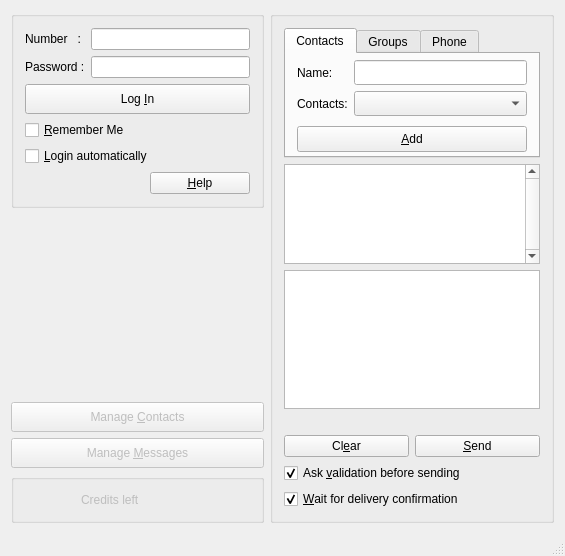
<?xml version="1.0" encoding="UTF-8"?>
<ui version="4.0">
 <author>Amine say</author>
 <class>smshttpClass</class>
 <widget class="QMainWindow" name="smshttpClass">
  <property name="geometry">
   <rect>
    <x>0</x>
    <y>0</y>
    <width>565</width>
    <height>556</height>
   </rect>
  </property>
  <property name="sizePolicy">
   <sizepolicy hsizetype="Preferred" vsizetype="Expanding">
    <horstretch>0</horstretch>
    <verstretch>0</verstretch>
   </sizepolicy>
  </property>
  <property name="windowTitle">
   <string>smshttp</string>
  </property>
  <property name="windowIcon">
   <iconset resource="resources/resources.qrc">
    <normaloff>:/icons/icon32.ico</normaloff>:/icons/icon32.ico</iconset>
  </property>
  <widget class="QWidget" name="centralWidget">
   <layout class="QGridLayout" name="gridLayout">
    <item row="0" column="0">
     <widget class="QGroupBox" name="logBox">
      <property name="sizePolicy">
       <sizepolicy hsizetype="Expanding" vsizetype="Preferred">
        <horstretch>0</horstretch>
        <verstretch>0</verstretch>
       </sizepolicy>
      </property>
      <property name="minimumSize">
       <size>
        <width>0</width>
        <height>0</height>
       </size>
      </property>
      <property name="maximumSize">
       <size>
        <width>300</width>
        <height>16777215</height>
       </size>
      </property>
      <property name="title">
       <string/>
      </property>
      <layout class="QVBoxLayout" name="verticalLayout">
       <item>
        <layout class="QFormLayout" name="formLayout_2">
         <item row="0" column="0">
          <widget class="QLabel" name="label">
           <property name="text">
            <string>Number   :</string>
           </property>
           <property name="buddy">
            <cstring>userPhone</cstring>
           </property>
          </widget>
         </item>
         <item row="0" column="1">
          <widget class="QLineEdit" name="userPhone">
           <property name="toolTip">
            <string>Your smshttp login</string>
           </property>
          </widget>
         </item>
         <item row="1" column="0">
          <widget class="QLabel" name="label_2">
           <property name="text">
            <string>Password :</string>
           </property>
           <property name="buddy">
            <cstring>userPass</cstring>
           </property>
          </widget>
         </item>
         <item row="1" column="1">
          <widget class="QLineEdit" name="userPass">
           <property name="toolTip">
            <string>Your Smshttp password</string>
           </property>
           <property name="echoMode">
            <enum>QLineEdit::Password</enum>
           </property>
          </widget>
         </item>
        </layout>
       </item>
       <item>
        <widget class="QPushButton" name="pb_logIn">
         <property name="minimumSize">
          <size>
           <width>0</width>
           <height>30</height>
          </size>
         </property>
         <property name="text">
          <string>Log &amp;In</string>
         </property>
         <property name="icon">
          <iconset resource="resources/resources.qrc">
           <normaloff>:/icons/dialog-ok-apply.png</normaloff>:/icons/dialog-ok-apply.png</iconset>
         </property>
        </widget>
       </item>
       <item>
        <widget class="QCheckBox" name="cb_rememberMe">
         <property name="text">
          <string>&amp;Remember Me</string>
         </property>
        </widget>
       </item>
       <item>
        <widget class="QCheckBox" name="cb_autoLogin">
         <property name="text">
          <string>&amp;Login automatically</string>
         </property>
        </widget>
       </item>
       <item>
        <layout class="QHBoxLayout" name="horizontalLayout_2">
         <item>
          <spacer name="horizontalSpacer">
           <property name="orientation">
            <enum>Qt::Horizontal</enum>
           </property>
           <property name="sizeHint" stdset="0">
            <size>
             <width>40</width>
             <height>20</height>
            </size>
           </property>
          </spacer>
         </item>
         <item>
          <widget class="QPushButton" name="pb_help">
           <property name="minimumSize">
            <size>
             <width>100</width>
             <height>0</height>
            </size>
           </property>
           <property name="text">
            <string>&amp;Help</string>
           </property>
           <property name="icon">
            <iconset resource="resources/resources.qrc">
             <normaloff>:/icons/help-about.png</normaloff>:/icons/help-about.png</iconset>
           </property>
          </widget>
         </item>
        </layout>
       </item>
      </layout>
     </widget>
    </item>
    <item row="0" column="1" rowspan="6">
     <widget class="QGroupBox" name="smsBox">
      <property name="enabled">
       <bool>true</bool>
      </property>
      <property name="sizePolicy">
       <sizepolicy hsizetype="Expanding" vsizetype="Expanding">
        <horstretch>0</horstretch>
        <verstretch>0</verstretch>
       </sizepolicy>
      </property>
      <property name="minimumSize">
       <size>
        <width>0</width>
        <height>0</height>
       </size>
      </property>
      <property name="title">
       <string/>
      </property>
      <layout class="QVBoxLayout" name="verticalLayout_3">
       <item>
        <widget class="QTabWidget" name="tw_contactsGroups">
         <property name="enabled">
          <bool>true</bool>
         </property>
         <property name="sizePolicy">
          <sizepolicy hsizetype="Expanding" vsizetype="Expanding">
           <horstretch>0</horstretch>
           <verstretch>0</verstretch>
          </sizepolicy>
         </property>
         <property name="minimumSize">
          <size>
           <width>0</width>
           <height>130</height>
          </size>
         </property>
         <property name="maximumSize">
          <size>
           <width>16777215</width>
           <height>135</height>
          </size>
         </property>
         <property name="currentIndex">
          <number>0</number>
         </property>
         <widget class="QWidget" name="tab_contacts">
          <attribute name="title">
           <string>Contacts</string>
          </attribute>
          <layout class="QGridLayout" name="gridLayout_6">
           <property name="topMargin">
            <number>6</number>
           </property>
           <property name="bottomMargin">
            <number>4</number>
           </property>
           <item row="0" column="0" rowspan="3">
            <layout class="QGridLayout" name="gridLayout_5">
             <property name="topMargin">
              <number>0</number>
             </property>
             <item row="0" column="0">
              <widget class="QLabel" name="label_4">
               <property name="sizePolicy">
                <sizepolicy hsizetype="Fixed" vsizetype="Preferred">
                 <horstretch>0</horstretch>
                 <verstretch>0</verstretch>
                </sizepolicy>
               </property>
               <property name="minimumSize">
                <size>
                 <width>50</width>
                 <height>25</height>
                </size>
               </property>
               <property name="text">
                <string>Name:</string>
               </property>
              </widget>
             </item>
             <item row="0" column="1" colspan="2">
              <widget class="QLineEdit" name="nameHint">
               <property name="minimumSize">
                <size>
                 <width>0</width>
                 <height>25</height>
                </size>
               </property>
              </widget>
             </item>
             <item row="1" column="0">
              <widget class="QLabel" name="label_3">
               <property name="sizePolicy">
                <sizepolicy hsizetype="Fixed" vsizetype="Fixed">
                 <horstretch>0</horstretch>
                 <verstretch>0</verstretch>
                </sizepolicy>
               </property>
               <property name="minimumSize">
                <size>
                 <width>50</width>
                 <height>25</height>
                </size>
               </property>
               <property name="text">
                <string>Contacts:</string>
               </property>
              </widget>
             </item>
             <item row="1" column="1" colspan="2">
              <widget class="QComboBox" name="cb_contacts">
               <property name="sizePolicy">
                <sizepolicy hsizetype="Expanding" vsizetype="Fixed">
                 <horstretch>0</horstretch>
                 <verstretch>0</verstretch>
                </sizepolicy>
               </property>
               <property name="minimumSize">
                <size>
                 <width>0</width>
                 <height>25</height>
                </size>
               </property>
               <property name="toolTip">
                <string>Use the contact list to automatically fill the phone number</string>
               </property>
              </widget>
             </item>
            </layout>
           </item>
           <item row="4" column="0">
            <widget class="QPushButton" name="contactsAdd">
             <property name="minimumSize">
              <size>
               <width>0</width>
               <height>26</height>
              </size>
             </property>
             <property name="text">
              <string>&amp;Add</string>
             </property>
             <property name="icon">
              <iconset resource="resources/resources.qrc">
               <normaloff>:/icons/list-add.png</normaloff>:/icons/list-add.png</iconset>
             </property>
            </widget>
           </item>
           <item row="3" column="0">
            <spacer name="verticalSpacer_4">
             <property name="orientation">
              <enum>Qt::Vertical</enum>
             </property>
             <property name="sizeHint" stdset="0">
              <size>
               <width>20</width>
               <height>0</height>
              </size>
             </property>
            </spacer>
           </item>
          </layout>
         </widget>
         <widget class="QWidget" name="tab_groups">
          <attribute name="title">
           <string>Groups</string>
          </attribute>
          <layout class="QGridLayout" name="gridLayout_7">
           <property name="topMargin">
            <number>6</number>
           </property>
           <property name="bottomMargin">
            <number>4</number>
           </property>
           <item row="2" column="0" colspan="2">
            <widget class="QPushButton" name="groupsAdd">
             <property name="minimumSize">
              <size>
               <width>0</width>
               <height>26</height>
              </size>
             </property>
             <property name="text">
              <string>&amp;Add</string>
             </property>
             <property name="icon">
              <iconset resource="resources/resources.qrc">
               <normaloff>:/icons/list-add.png</normaloff>:/icons/list-add.png</iconset>
             </property>
            </widget>
           </item>
           <item row="0" column="0">
            <layout class="QGridLayout" name="gridLayout_3">
             <item row="0" column="0">
              <widget class="QLabel" name="label_5">
               <property name="minimumSize">
                <size>
                 <width>50</width>
                 <height>25</height>
                </size>
               </property>
               <property name="maximumSize">
                <size>
                 <width>16777215</width>
                 <height>25</height>
                </size>
               </property>
               <property name="text">
                <string>Groups :</string>
               </property>
              </widget>
             </item>
             <item row="0" column="1">
              <widget class="QComboBox" name="cb_groups">
               <property name="sizePolicy">
                <sizepolicy hsizetype="Expanding" vsizetype="Fixed">
                 <horstretch>0</horstretch>
                 <verstretch>0</verstretch>
                </sizepolicy>
               </property>
               <property name="minimumSize">
                <size>
                 <width>0</width>
                 <height>25</height>
                </size>
               </property>
               <property name="maximumSize">
                <size>
                 <width>16777215</width>
                 <height>25</height>
                </size>
               </property>
               <property name="toolTip">
                <string>Use a group to send a SMS to multiple persons at once</string>
               </property>
              </widget>
             </item>
            </layout>
           </item>
           <item row="1" column="0">
            <spacer name="verticalSpacer_2">
             <property name="orientation">
              <enum>Qt::Vertical</enum>
             </property>
             <property name="sizeHint" stdset="0">
              <size>
               <width>20</width>
               <height>20</height>
              </size>
             </property>
            </spacer>
           </item>
          </layout>
         </widget>
         <widget class="QWidget" name="tab_phone">
          <property name="sizePolicy">
           <sizepolicy hsizetype="Expanding" vsizetype="Expanding">
            <horstretch>0</horstretch>
            <verstretch>0</verstretch>
           </sizepolicy>
          </property>
          <attribute name="title">
           <string>Phone</string>
          </attribute>
          <layout class="QGridLayout" name="gridLayout_8">
           <property name="topMargin">
            <number>6</number>
           </property>
           <property name="bottomMargin">
            <number>4</number>
           </property>
           <item row="0" column="0">
            <layout class="QGridLayout" name="gridLayout_4">
             <property name="sizeConstraint">
              <enum>QLayout::SetMaximumSize</enum>
             </property>
             <item row="0" column="0">
              <widget class="QLabel" name="label_6">
               <property name="sizePolicy">
                <sizepolicy hsizetype="Fixed" vsizetype="Fixed">
                 <horstretch>0</horstretch>
                 <verstretch>0</verstretch>
                </sizepolicy>
               </property>
               <property name="minimumSize">
                <size>
                 <width>50</width>
                 <height>25</height>
                </size>
               </property>
               <property name="text">
                <string>Phone:</string>
               </property>
              </widget>
             </item>
             <item row="0" column="1">
              <widget class="QLineEdit" name="contactPhone">
               <property name="minimumSize">
                <size>
                 <width>0</width>
                 <height>25</height>
                </size>
               </property>
               <property name="toolTip">
                <string>Phone number to use to send SMS</string>
               </property>
              </widget>
             </item>
            </layout>
           </item>
           <item row="2" column="0">
            <widget class="QPushButton" name="phoneAdd">
             <property name="minimumSize">
              <size>
               <width>0</width>
               <height>26</height>
              </size>
             </property>
             <property name="text">
              <string>&amp;Add</string>
             </property>
             <property name="icon">
              <iconset resource="resources/resources.qrc">
               <normaloff>:/icons/list-add.png</normaloff>:/icons/list-add.png</iconset>
             </property>
            </widget>
           </item>
           <item row="1" column="0">
            <spacer name="verticalSpacer_3">
             <property name="orientation">
              <enum>Qt::Vertical</enum>
             </property>
             <property name="sizeHint" stdset="0">
              <size>
               <width>20</width>
               <height>20</height>
              </size>
             </property>
            </spacer>
           </item>
          </layout>
         </widget>
        </widget>
       </item>
       <item>
        <widget class="QListWidget" name="sendList">
         <property name="sizePolicy">
          <sizepolicy hsizetype="Expanding" vsizetype="Expanding">
           <horstretch>0</horstretch>
           <verstretch>0</verstretch>
          </sizepolicy>
         </property>
         <property name="minimumSize">
          <size>
           <width>0</width>
           <height>0</height>
          </size>
         </property>
         <property name="maximumSize">
          <size>
           <width>16777215</width>
           <height>100</height>
          </size>
         </property>
         <property name="toolTip">
          <string>List of contact to send the SMS to</string>
         </property>
         <property name="verticalScrollBarPolicy">
          <enum>Qt::ScrollBarAlwaysOn</enum>
         </property>
        </widget>
       </item>
       <item>
        <widget class="QPlainTextEdit" name="smsText">
         <property name="sizePolicy">
          <sizepolicy hsizetype="Expanding" vsizetype="Expanding">
           <horstretch>0</horstretch>
           <verstretch>30</verstretch>
          </sizepolicy>
         </property>
         <property name="minimumSize">
          <size>
           <width>0</width>
           <height>75</height>
          </size>
         </property>
         <property name="sizeIncrement">
          <size>
           <width>0</width>
           <height>300</height>
          </size>
         </property>
         <property name="toolTip">
          <string>Type your SMS here</string>
         </property>
         <property name="tabChangesFocus">
          <bool>true</bool>
         </property>
         <property name="backgroundVisible">
          <bool>false</bool>
         </property>
        </widget>
       </item>
       <item>
        <widget class="QLabel" name="lb_charLeft">
         <property name="minimumSize">
          <size>
           <width>200</width>
           <height>0</height>
          </size>
         </property>
         <property name="text">
          <string/>
         </property>
        </widget>
       </item>
       <item>
        <layout class="QHBoxLayout" name="horizontalLayout_4">
         <item>
          <widget class="QPushButton" name="pb_clear">
           <property name="sizePolicy">
            <sizepolicy hsizetype="Expanding" vsizetype="Fixed">
             <horstretch>0</horstretch>
             <verstretch>0</verstretch>
            </sizepolicy>
           </property>
           <property name="text">
            <string>Cl&amp;ear</string>
           </property>
           <property name="icon">
            <iconset resource="resources/resources.qrc">
             <normaloff>:/icons/edit-clear.png</normaloff>:/icons/edit-clear.png</iconset>
           </property>
          </widget>
         </item>
         <item>
          <widget class="QPushButton" name="pb_send">
           <property name="enabled">
            <bool>true</bool>
           </property>
           <property name="sizePolicy">
            <sizepolicy hsizetype="Expanding" vsizetype="Fixed">
             <horstretch>0</horstretch>
             <verstretch>0</verstretch>
            </sizepolicy>
           </property>
           <property name="text">
            <string>&amp;Send</string>
           </property>
           <property name="icon">
            <iconset resource="resources/resources.qrc">
             <normaloff>:/icons/mail-mark-unread.png</normaloff>:/icons/mail-mark-unread.png</iconset>
           </property>
          </widget>
         </item>
        </layout>
       </item>
       <item>
        <widget class="QCheckBox" name="cb_validation">
         <property name="sizePolicy">
          <sizepolicy hsizetype="Expanding" vsizetype="Fixed">
           <horstretch>0</horstretch>
           <verstretch>0</verstretch>
          </sizepolicy>
         </property>
         <property name="text">
          <string>Ask &amp;validation before sending</string>
         </property>
         <property name="checked">
          <bool>true</bool>
         </property>
        </widget>
       </item>
       <item>
        <widget class="QCheckBox" name="cb_confirmation">
         <property name="sizePolicy">
          <sizepolicy hsizetype="Expanding" vsizetype="Fixed">
           <horstretch>0</horstretch>
           <verstretch>0</verstretch>
          </sizepolicy>
         </property>
         <property name="text">
          <string>&amp;Wait for delivery confirmation</string>
         </property>
         <property name="checked">
          <bool>true</bool>
         </property>
        </widget>
       </item>
      </layout>
     </widget>
    </item>
    <item row="5" column="0">
     <widget class="QGroupBox" name="creditsBox">
      <property name="enabled">
       <bool>false</bool>
      </property>
      <property name="sizePolicy">
       <sizepolicy hsizetype="Expanding" vsizetype="Preferred">
        <horstretch>0</horstretch>
        <verstretch>0</verstretch>
       </sizepolicy>
      </property>
      <property name="minimumSize">
       <size>
        <width>0</width>
        <height>0</height>
       </size>
      </property>
      <property name="maximumSize">
       <size>
        <width>300</width>
        <height>16777215</height>
       </size>
      </property>
      <property name="title">
       <string/>
      </property>
      <layout class="QVBoxLayout" name="verticalLayout_2">
       <item>
        <layout class="QGridLayout" name="gridLayout_2">
         <item row="0" column="0">
          <widget class="QLabel" name="creditsLeft">
           <property name="minimumSize">
            <size>
             <width>30</width>
             <height>18</height>
            </size>
           </property>
           <property name="maximumSize">
            <size>
             <width>50</width>
             <height>54</height>
            </size>
           </property>
           <property name="text">
            <string/>
           </property>
           <property name="alignment">
            <set>Qt::AlignCenter</set>
           </property>
          </widget>
         </item>
         <item row="0" column="1">
          <widget class="QLabel" name="lb_creditsLeft">
           <property name="text">
            <string>Credits left</string>
           </property>
          </widget>
         </item>
        </layout>
       </item>
      </layout>
     </widget>
    </item>
    <item row="1" column="0">
     <spacer name="verticalSpacer">
      <property name="orientation">
       <enum>Qt::Vertical</enum>
      </property>
      <property name="sizeHint" stdset="0">
       <size>
        <width>20</width>
        <height>40</height>
       </size>
      </property>
     </spacer>
    </item>
    <item row="3" column="0">
     <widget class="QPushButton" name="pb_manageContacts">
      <property name="enabled">
       <bool>false</bool>
      </property>
      <property name="sizePolicy">
       <sizepolicy hsizetype="Minimum" vsizetype="Fixed">
        <horstretch>0</horstretch>
        <verstretch>0</verstretch>
       </sizepolicy>
      </property>
      <property name="minimumSize">
       <size>
        <width>150</width>
        <height>30</height>
       </size>
      </property>
      <property name="text">
       <string>Manage &amp;Contacts</string>
      </property>
      <property name="icon">
       <iconset resource="resources/resources.qrc">
        <normaloff>:/icons/list-add-user.png</normaloff>:/icons/list-add-user.png</iconset>
      </property>
      <property name="iconSize">
       <size>
        <width>23</width>
        <height>23</height>
       </size>
      </property>
     </widget>
    </item>
    <item row="4" column="0">
     <widget class="QPushButton" name="pb_manageMessages">
      <property name="enabled">
       <bool>false</bool>
      </property>
      <property name="minimumSize">
       <size>
        <width>150</width>
        <height>30</height>
       </size>
      </property>
      <property name="text">
       <string>Manage &amp;Messages</string>
      </property>
      <property name="icon">
       <iconset resource="resources/resources.qrc">
        <normaloff>:/icons/mail-queue.png</normaloff>:/icons/mail-queue.png</iconset>
      </property>
      <property name="iconSize">
       <size>
        <width>22</width>
        <height>22</height>
       </size>
      </property>
     </widget>
    </item>
   </layout>
  </widget>
  <widget class="QStatusBar" name="statusBar"/>
 </widget>
 <layoutdefault spacing="6" margin="11"/>
 <tabstops>
  <tabstop>userPhone</tabstop>
  <tabstop>userPass</tabstop>
  <tabstop>pb_logIn</tabstop>
  <tabstop>cb_rememberMe</tabstop>
  <tabstop>cb_autoLogin</tabstop>
  <tabstop>pb_help</tabstop>
  <tabstop>pb_manageContacts</tabstop>
  <tabstop>pb_manageMessages</tabstop>
  <tabstop>tw_contactsGroups</tabstop>
  <tabstop>nameHint</tabstop>
  <tabstop>cb_contacts</tabstop>
  <tabstop>contactsAdd</tabstop>
  <tabstop>sendList</tabstop>
  <tabstop>smsText</tabstop>
  <tabstop>pb_send</tabstop>
  <tabstop>pb_clear</tabstop>
  <tabstop>cb_validation</tabstop>
  <tabstop>cb_confirmation</tabstop>
  <tabstop>cb_groups</tabstop>
  <tabstop>groupsAdd</tabstop>
  <tabstop>contactPhone</tabstop>
  <tabstop>phoneAdd</tabstop>
 </tabstops>
 <resources>
  <include location="resources/resources.qrc"/>
 </resources>
 <connections/>
</ui>
